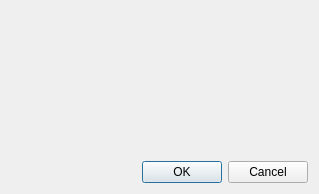
<?xml version="1.0" encoding="UTF-8"?>
<ui version="4.0">
 <class>DialogWGS</class>
 <widget class="QDialog" name="DialogWGS">
  <property name="geometry">
   <rect>
    <x>0</x>
    <y>0</y>
    <width>319</width>
    <height>194</height>
   </rect>
  </property>
  <property name="windowTitle">
   <string>Dialog</string>
  </property>
  <property name="locale">
   <locale language="English" country="UnitedStates"/>
  </property>
  <layout class="QGridLayout" name="gridLayout">
   <item row="1" column="0" colspan="2">
    <widget class="QDialogButtonBox" name="buttonBox">
     <property name="orientation">
      <enum>Qt::Horizontal</enum>
     </property>
     <property name="standardButtons">
      <set>QDialogButtonBox::Cancel|QDialogButtonBox::Ok</set>
     </property>
    </widget>
   </item>
   <item row="0" column="0" colspan="2">
    <spacer name="verticalSpacer">
     <property name="orientation">
      <enum>Qt::Vertical</enum>
     </property>
     <property name="sizeHint" stdset="0">
      <size>
       <width>20</width>
       <height>125</height>
      </size>
     </property>
    </spacer>
   </item>
  </layout>
 </widget>
 <resources/>
 <connections>
  <connection>
   <sender>buttonBox</sender>
   <signal>accepted()</signal>
   <receiver>DialogWGS</receiver>
   <slot>accept()</slot>
   <hints>
    <hint type="sourcelabel">
     <x>229</x>
     <y>165</y>
    </hint>
    <hint type="destinationlabel">
     <x>157</x>
     <y>193</y>
    </hint>
   </hints>
  </connection>
  <connection>
   <sender>buttonBox</sender>
   <signal>rejected()</signal>
   <receiver>DialogWGS</receiver>
   <slot>reject()</slot>
   <hints>
    <hint type="sourcelabel">
     <x>297</x>
     <y>171</y>
    </hint>
    <hint type="destinationlabel">
     <x>286</x>
     <y>193</y>
    </hint>
   </hints>
  </connection>
 </connections>
</ui>
